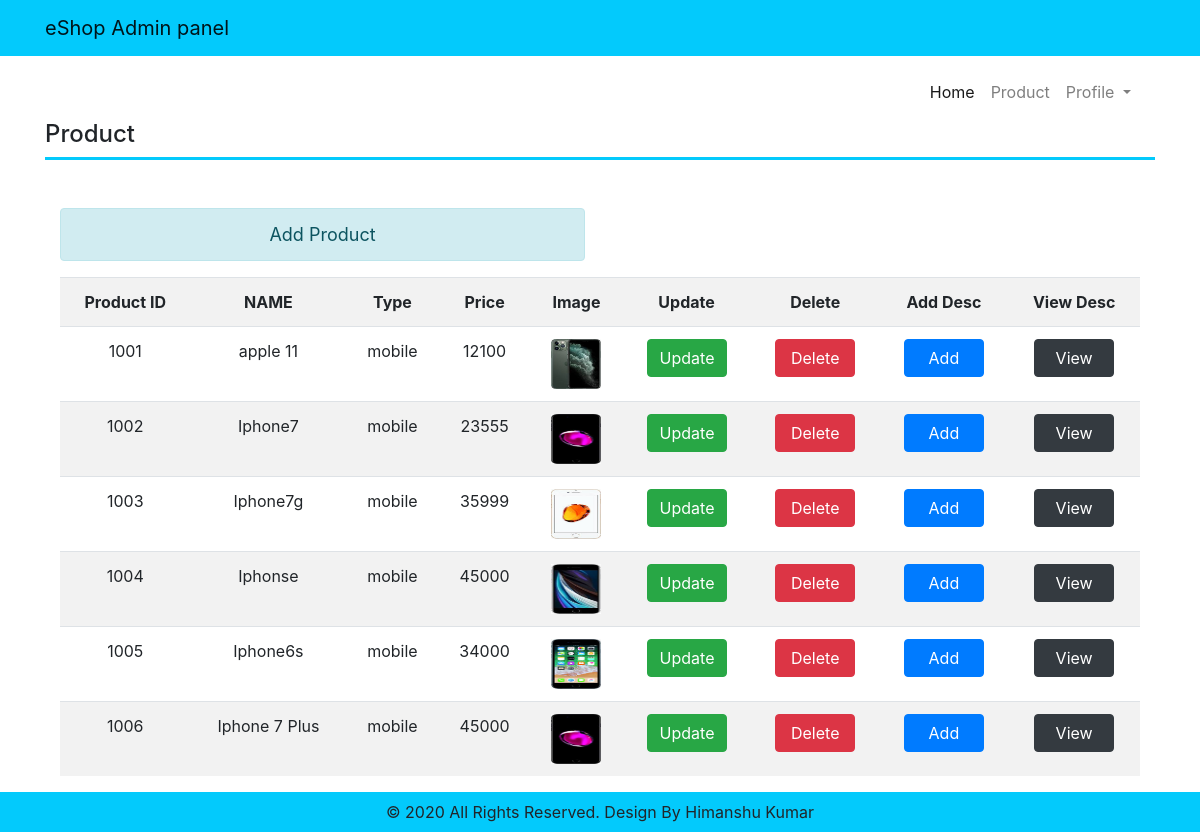
The app's page /admin/product.php (signed in) with its own data.
### tables this page shows
CREATE TABLE `product_master` (
  `pid` int(11) NOT NULL,
  `pname` varchar(40) DEFAULT NULL,
  `ptype` varchar(40) DEFAULT NULL,
  `pprice` int(11) DEFAULT NULL,
  `pimage` varchar(255) DEFAULT NULL
);

### admin/product.php (the view, shortened to what this page needs)
<!DOCTYPE html>
<html lang="en">
  <head>
    <link rel="stylesheet" href="https://stackpath.bootstrapcdn.com/bootstrap/4.5.0/css/bootstrap.min.css">
  </head>
  <body>
    <header>
        <?php include"header.php"?>
        <?php include"menu.php"?>
         <div class="container">
        <nav style="border-bottom:3px solid #03cafc">
            <h4>Product</h4>
        </nav>
    </div>
    </header>
    <section class="container mt-5 ">
              <div class="col-md-6">
                <a href="add_product.php" style="text-decoration:none; font-size: 18px;">
                    <div class="alert alert-info text-center" role="alert">
                       Add Product
                    </div>
                </a>
            </div>
    </section>
    <section class="container">
    <div class="col-sm-12 col-md-12">
        <?php
        require "connection.php";
        $result = mysqli_query($con,"SELECT * FROM product_master");
        if(mysqli_affected_rows($con)>0){
            echo"<table class='table table-striped table-responsive-sm table-responsive-md text-center' width='100%'>";
            echo"<tr>";
            echo"<th>Product ID</th>
                <th>NAME</th>
                <th>Type</th>
                <th>Price</th>
                <th>Image</th>
                <th>Update</th>
                <th>Delete</th>
                <th>Add Desc</th>
                <th>View Desc</th>";
            echo"</tr>";
            while($r = mysqli_fetch_array($result)){
                echo "<tr>";
                echo"<td>$r[0]</td>";
                echo"<td>$r[1]</td>";
                echo"<td>$r[2]</td>";
                echo"<td>$r[3]</td>";
                echo"<td><img src='../$r[4]' width='50' height='50' /></td>";
                echo "<td><a href='edit.php?pid=$r[0]'><input type='button' class='btn btn-success' value='Update'></td>";
                echo "<td><a href='delete.php?pid=$r[0]'><input type='button' class='btn btn-danger' value='Delete'></td>";
                echo "<td><a href='add_product_desc.php?pid=$r[0]'><input type='button' class='btn btn-primary' value='Add'></td>";
                echo "<td><a href='view_desc.php?pid=$r[0]'><input type='button' class='btn btn-dark' value='View'></td>";
                echo "</tr>";
            }
            echo "</table>";
        }else{
            echo  "<h3>No Record Found !!!!</h3>";
        }
        ?>
    </div>
    </section>
    <footer>
        <?php include"footer.php"?>
    </footer>
  </body>
</html>

### admin/product.php (style rules this page uses)
.btn { width:80px; }

### records on screen
product_master: pid "1001", pname "apple 11", ptype "mobile", pprice "12100", pimage (picture)
product_master: pid "1002", pname "Iphone7", ptype "mobile", pprice "23555", pimage (picture)
product_master: pid "1003", pname "Iphone7g", ptype "mobile", pprice "35999", pimage (picture)
product_master: pid "1004", pname "Iphonse", ptype "mobile", pprice "45000", pimage (picture)
product_master: pid "1005", pname "Iphone6s", ptype "mobile", pprice "34000", pimage (picture)
product_master: pid "1006", pname "Iphone 7 Plus", ptype "mobile", pprice "45000", pimage (picture)
